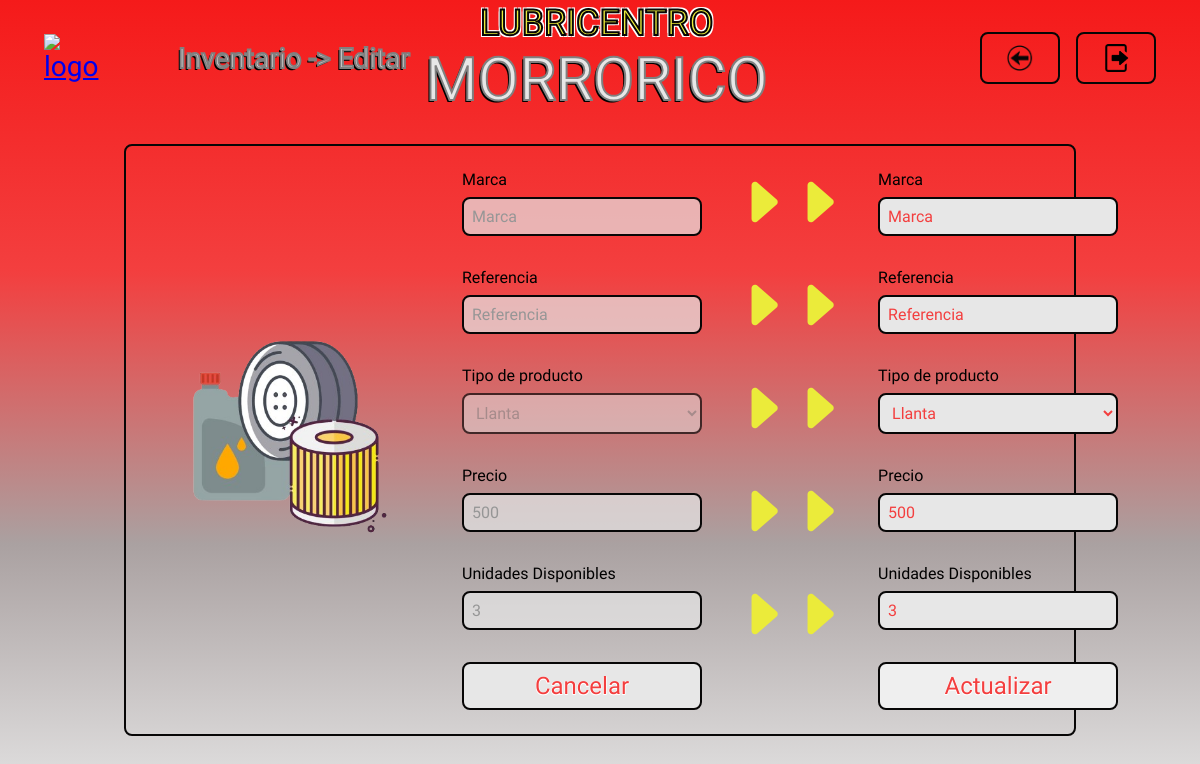
/inventario/formulario_editar_productos/1, run on an earlier commit of the app's database.
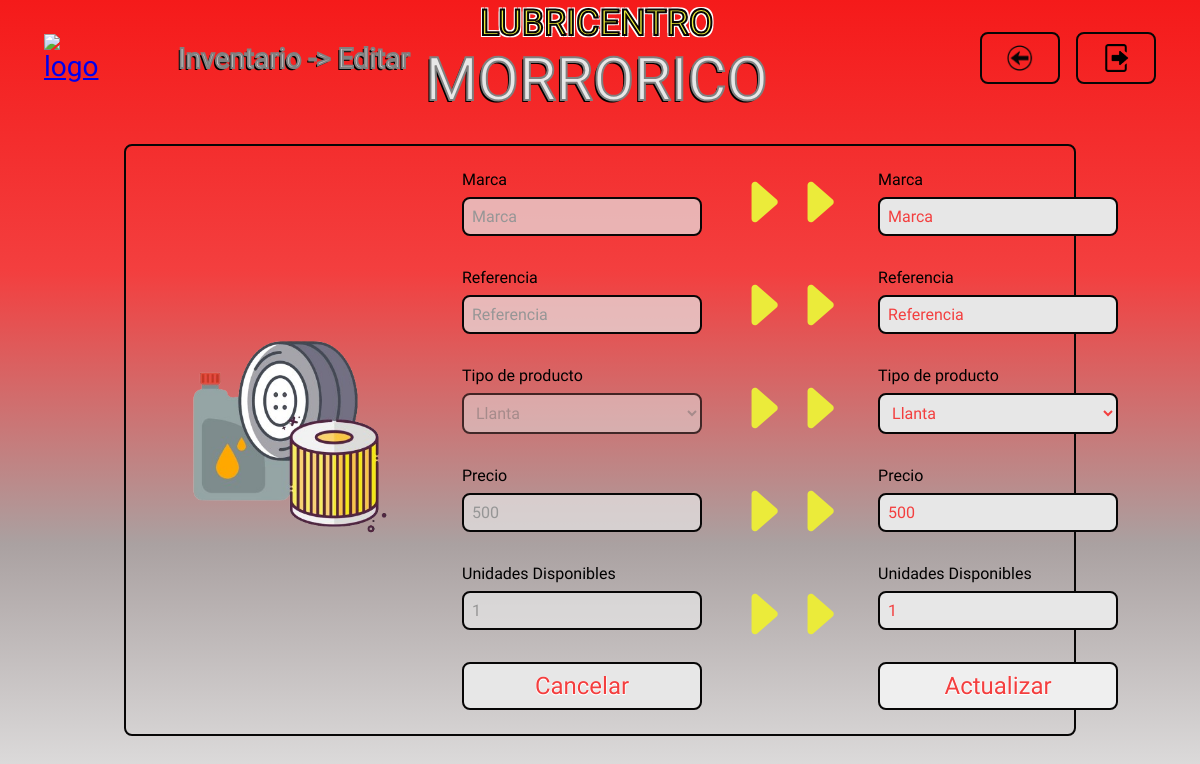
And on a later commit of the database.
### inventario/models.py (models this page shows)
class Producto(models.Model):
    OPCIONES_TIPO = [
        ("Llanta", "Llanta"),
        ("Aceite", "Aceite"),
        ("Filtro", "Filtro"),
        ("Grasa", "Grasa")
    ]
    marca = models.CharField(max_length=60,null=False, blank=False)
    referencia = models.CharField(max_length=40, null=False, blank=False)
    tipo_producto = models.CharField(max_length=40, choices=OPCIONES_TIPO, null=False, blank=False)
    precio = models.IntegerField(null=False, blank=False)
    unidades_disponibles = models.IntegerField(null=False, blank=False)

### inventario/views.py (the view)
# urls.py: path("formulario_editar_productos/<int:id>", views.formulario_editar_productos, name="formulario_editar_productos"),
def formulario_editar_productos(request, id):
    producto = Producto.objects.get(id=id)
    return render(request, 'editar_productos.html', {
        'producto': producto
    })

### templates/editar_productos.html (shortened to what this page needs)
{% extends "layouts/base.html" %}
{% load static %}
{% block nombre_seccion %}
<p class="header__titulo letra_blanca">Inventario -> Editar</p>
{% endblock nombre_seccion %}
{% block boton_volver %}
<li>
    <a href="{% url "inventario" %}" class="header__boton header__volver">
        <img src="{% static "images/logo_volver.png" %}" alt="volver" class="header__logo_boton">
    </a>
</li>
{% endblock boton_volver %}
{% block boton_cerrar_sesion %}
    {% include "layouts/partials/boton_cerrar_sesion.html" %}
{% endblock boton_cerrar_sesion %}
{% block cuerpo_seccion %}
{% include "forms/form_editar_productos.html" %}
{% endblock cuerpo_seccion %}

### templates/forms/form_editar_productos.html (shortened to what the changed rows need)
{% load static %}
<div class="contenedor">
    <article class="card card_editar">
        <div>
            <form action="" class="card__form_editar">
                <div class="card__form-div">
                    <label for="marca">Marca</label></i>
                    <input type="text" id="marca" name="marca" value="{{ producto.marca }}" disabled class="card__input_form card_input_form_disabled heigth_input_16">
                </div>
                <div class="card__form-div">
                    <label for="referencia">Referencia</label>
                    <input type="text" maxlength="20" id="referencia" name="referencia" value="{{ producto.referencia }}" disabled class="card__input_form card_input_form_disabled heigth_input_16">
                </div>
                <div class="card__form-div">
                    <label for="tipo_producto">Tipo de producto</label>
                    <select name="tipo_producto" id="tipo_producto" disabled value="{{ producto.tipo_producto }}" class="card__input_form card_input_form_disabled heigth_input_16">
                        <option value="Llanta">Llanta</option>
                    </select>
                </div>
                <div class="card__form-div">
                    <label for="precio">Precio</label>
                    <input type="number" id="precio" name="precio" value="{{ producto.precio }}" disabled class="card__input_form card_input_form_disabled heigth_input_16">
                </div>
                <div class="card__form-div">
                    <label for="unidades_disponibles">Unidades Disponibles</label>
                    <input type="number" id="unidades_disponibles" value="{{ producto.unidades_disponibles }}"  name="unidades_disponibles" disabled class="card__input_form card_input_form_disabled heigth_input_16">
                </div>
            </form>
        </div>
        <div>
            <form action="{% url "editar_producto" %}" method="post" class="card__form_editar">
                <div class="card__form-div">
                    <label for="marca">Marca</label></i>
                    <input type="text" id="marca" name="marca" value="{{ producto.marca }}" required class="card__input_form  heigth_input_16">
                </div>
                <div class="card__form-div">
                    <label for="referencia">Referencia</label>
                    <input type="text" maxlength="20" id="referencia" name="referencia" value="{{ producto.referencia }}" class="card__input_form heigth_input_16">
                </div>
                <div class="card__form-div">
                    <label for="tipo_producto">Tipo de producto</label>
                    <select name="tipo_producto" id="tipo_producto" value="{{ producto.tipo_producto }}" class="card__input_form heigth_input_16">
                        <option value="Llanta">Llanta</option>
                    </select>
                </div>
                <div class="card__form-div">
                    <label for="precio">Precio</label>
                    <input type="number" id="precio" name="precio" value="{{ producto.precio }}" class="card__input_form heigth_input_16">
                </div>
                <div class="card__form-div">
                    <label for="unidades_disponibles">Unidades Disponibles</label>
                    <input type="number" id="unidades_disponibles" name="unidades_disponibles" value="{{ producto.unidades_disponibles }}" class="card__input_form heigth_input_16">
                </div>
            </form>
        </div>
    </article>
</div>

What changed in the data, as far as the page shows it:
changed Producto "Marca": unidades_disponibles "3" → "1"
